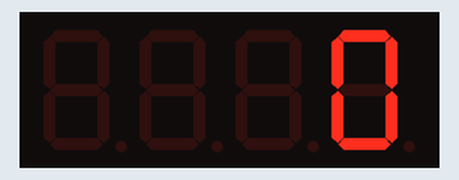
This sketch was run on a simulated Arduino Uno, built with avr-gcc and run on an emulated ATmega328P. Parts: 4-digit seven-segment display.

Above: at 0.17 s.
At 4.86 s:
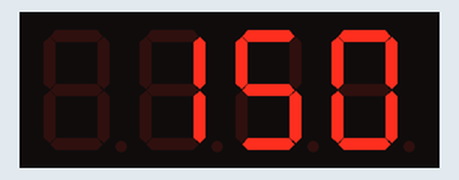
At 9.85 s:
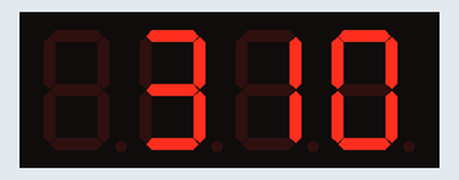
At 19.84 s:
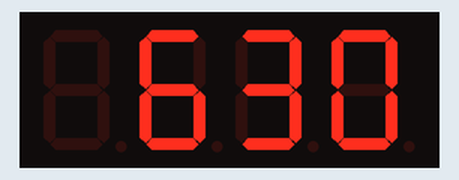
At 29.83 s:
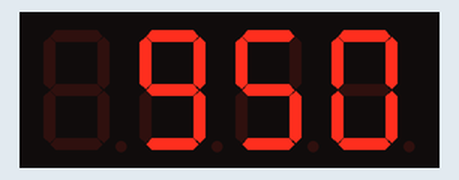
At 39.82 s:
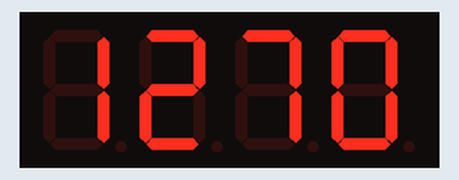

The sketch:

4_diigit_display_test.ino
```cpp
/* TM1637_4_Digit_Display_Basics.ino
The purpose of this sketch is to provide the basic
structure for using the TM1637 based 4-Digit Displays
like the Grove 4 digit display or other equivalents
available through the likes of www.dx.com.

This makes use of the TM1637Display library developed by avishorp.
https://github.com/avishorp/TM1637

This has been developed to run on any Arduino.

Pin assignments are:
CLK - D9
DIO - D8
5V or 3.3V supply to Display
GND to Display

The operation is very simple.  The sketch initialises the display
and then steps through the loop incrementing the value of a
variable which is then displayed on the 4-Digit display.
Essentially it is the most basic function you would want from
such a display.  If you want more sophisticated functionality
then use the example that ships with the library.

*/

#include <TM1637Display.h>

const int CLK = 9; //Set the CLK pin connection to the display
const int DIO = 8; //Set the DIO pin connection to the display


int NumStep = 0;  //Variable to interate

TM1637Display display(CLK, DIO);  //set up the 4-Digit Display.

void setup()
{
  display.setBrightness(.5);  //set the diplay to maximum brightness
}


void loop()
{
  for(NumStep = 0; NumStep < 9999; NumStep++)  //Interrate NumStep
  {
    display.showNumberDec(NumStep); //Display the Variable value;
    delay(10);  //A half second delay between steps.
  }
}
```
